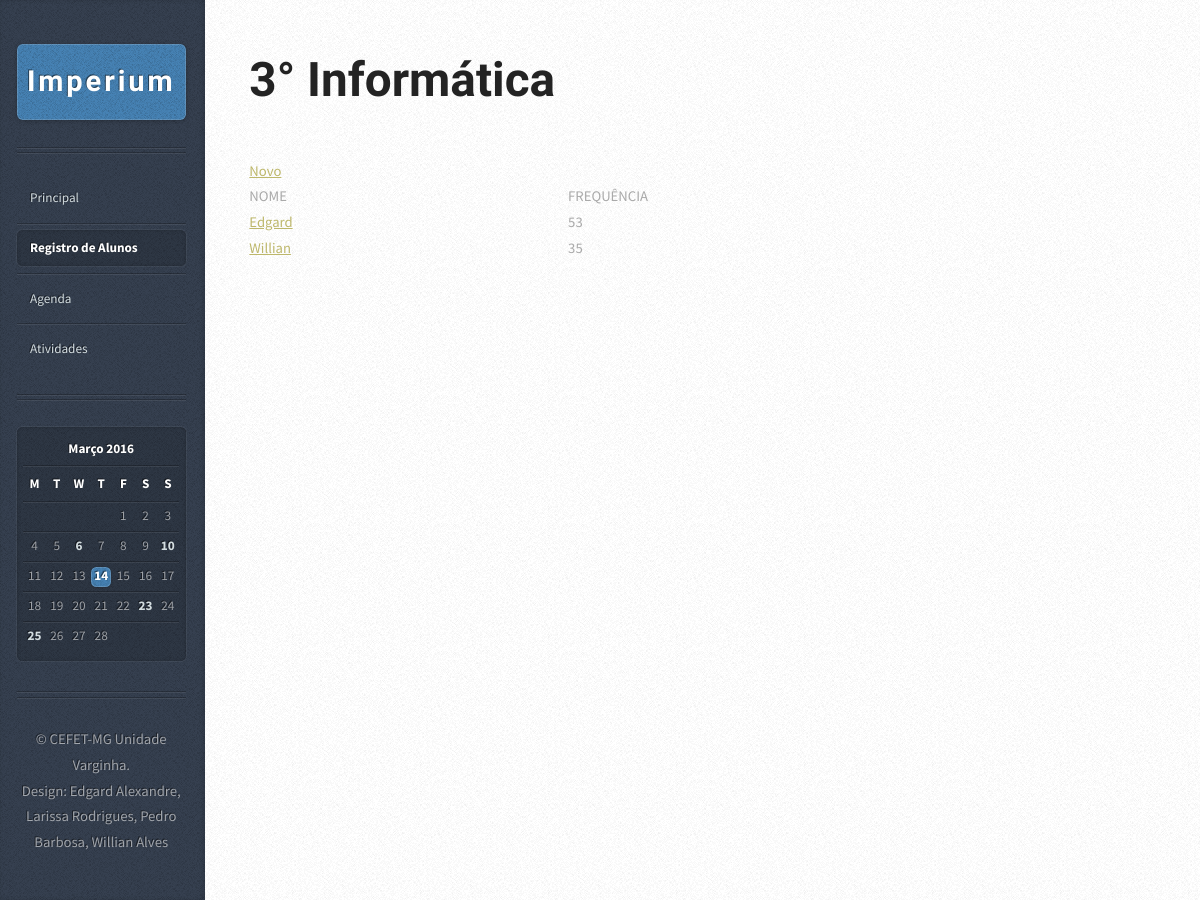
The app's page /alunoLista.php?id=1 with its own data.
### tables this page shows
CREATE TABLE IF NOT EXISTS `Turma` (
  `idTurma` int(11) NOT NULL AUTO_INCREMENT,
  `nomeTurma` varchar(45) DEFAULT NULL,
  PRIMARY KEY (`idTurma`)
);

CREATE TABLE IF NOT EXISTS `Aluno` (
  `idAluno` int(11) NOT NULL AUTO_INCREMENT,
  `nomeAluno` varchar(45) NOT NULL,
  `matricula` varchar(45) NOT NULL,
  `frequencia` int(11) NOT NULL,
  `idTurmaAluno` int(11) NOT NULL,
  PRIMARY KEY (`idAluno`),
  KEY `idTurmaAluno` (`idTurmaAluno`)
);

### alunoLista.php (the view, shortened to what this page needs)
<?php
    $PDO = db_connect();
	$aux = $_GET["id"];
    $sql = "SELECT idAluno, nomeAluno, frequencia FROM Aluno WHERE idTurmaAluno = :idTurma ORDER BY nomeAluno ASC";
	$sql2 = "SELECT idTurma, nomeTurma FROM Turma WHERE idTurma = :idTurma ORDER BY nomeTurma ASC";
    $stmt = $PDO->prepare($sql);
	$stmt2 = $PDO->prepare($sql2);
    $stmt->execute(array(':idTurma' => $aux));
	$stmt2->execute(array(':idTurma' => $aux));
?>
<!DOCTYPE HTML>
<html>
<head>
		<link rel="stylesheet" href="assets/css/mainScreen.css" />
	</head>
<body>
<div id="content">
    <div class="inner">
        <article class="box post post-excerpt">
            <header>
              	<h2>
			<?php $Turma = $stmt2->fetch(PDO::FETCH_ASSOC)?>
			<p><?php echo $Turma['nomeTurma']?></p>
		</h2>
            </header>
			<table>
				<tr>
					<td>NOME</td>
					<td>FREQUÊNCIA</td>
				</tr>
				 <?php while($Aluno = $stmt->fetch(PDO::FETCH_ASSOC)): ?>
				<tr>
                    <td><a href = "00?id=<?php echo $Aluno['idAluno'] ?>"><?php echo $Aluno['nomeAluno'] ?></a></td>
                    <td><?php echo $Aluno['frequencia'] ?></td>
                </tr>
                <?php endwhile; ?>
				<a href="form-add-Aluno.php?id=<?php echo $Turma['idTurma'] ?>"> Novo</a>
        </table>
        </article>
    </div>
</div>
			<div id="sidebar">
					<h1 id="logo"><a href="#">Imperium</a></h1>
					<nav id="nav">
						<ul>
							<li><a href="indexMain.html">Principal</a></li>
							<li class="current"><a href="turmaRegistro.php">Registro de Alunos</a></li>
							<li><a href="calendario.html">Agenda</a></li>
							<li><a href="relatorios.html">Atividades</a></li>
						</ul>
					</nav>
					<section class="box calendar">
						<div class="inner">
							<table>
								<caption>Março 2016</caption>
								<thead>
									<tr>
										<th scope="col" title="Monday">M</th>
										<th scope="col" title="Tuesday">T</th>
										<th scope="col" title="Wednesday">W</th>
										<th scope="col" title="Thursday">T</th>
										<th scope="col" title="Friday">F</th>
										<th scope="col" title="Saturday">S</th>
										<th scope="col" title="Sunday">S</th>
									</tr>
								</thead>
								<tbody>
									<tr>
										<td colspan="4" class="pad"><span>&nbsp;</span></td>
										<td><span>1</span></td>
										<td><span>2</span></td>
										<td><span>3</span></td>
									</tr>
									<tr>
										<td><span>4</span></td>
										<td><span>5</span></td>
										<td><a href="#">6</a></td>
										<td><span>7</span></td>
										<td><span>8</span></td>
										<td><span>9</span></td>
										<td><a href="#">10</a></td>
									</tr>
									<tr>
										<td><span>11</span></td>
										<td><span>12</span></td>
										<td><span>13</span></td>
										<td class="today"><a href="#">14</a></td>
										<td><span>15</span></td>
										<td><span>16</span></td>
										<td><span>17</span></td>
									</tr>
									<tr>
										<td><span>18</span></td>
										<td><span>19</span></td>
										<td><span>20</span></td>
										<td><span>21</span></td>
										<td><span>22</span></td>
										<td><a href="#">23</a></td>
										<td><span>24</span></td>
									</tr>
									<tr>
										<td><a href="#">25</a></td>
										<td><span>26</span></td>
										<td><span>27</span></td>
										<td><span>28</span></td>
										<td class="pad" colspan="3"><span>&nbsp;</span></td>
									</tr>
								</tbody>
							</table>
						</div>
					</section>
					<ul id="copyright">
						<li>&copy; CEFET-MG Unidade Varginha.</li><li>Design: Edgard Alexandre, Larissa Rodrigues, Pedro Barbosa, Willian Alves</a></li>
					</ul>
			</div>
	</body>
</html>

### records on screen
turma: nomeTurma "3° Informática"
aluno: nomeAluno "Edgard", frequencia "53"
aluno: nomeAluno "Willian", frequencia "35"
